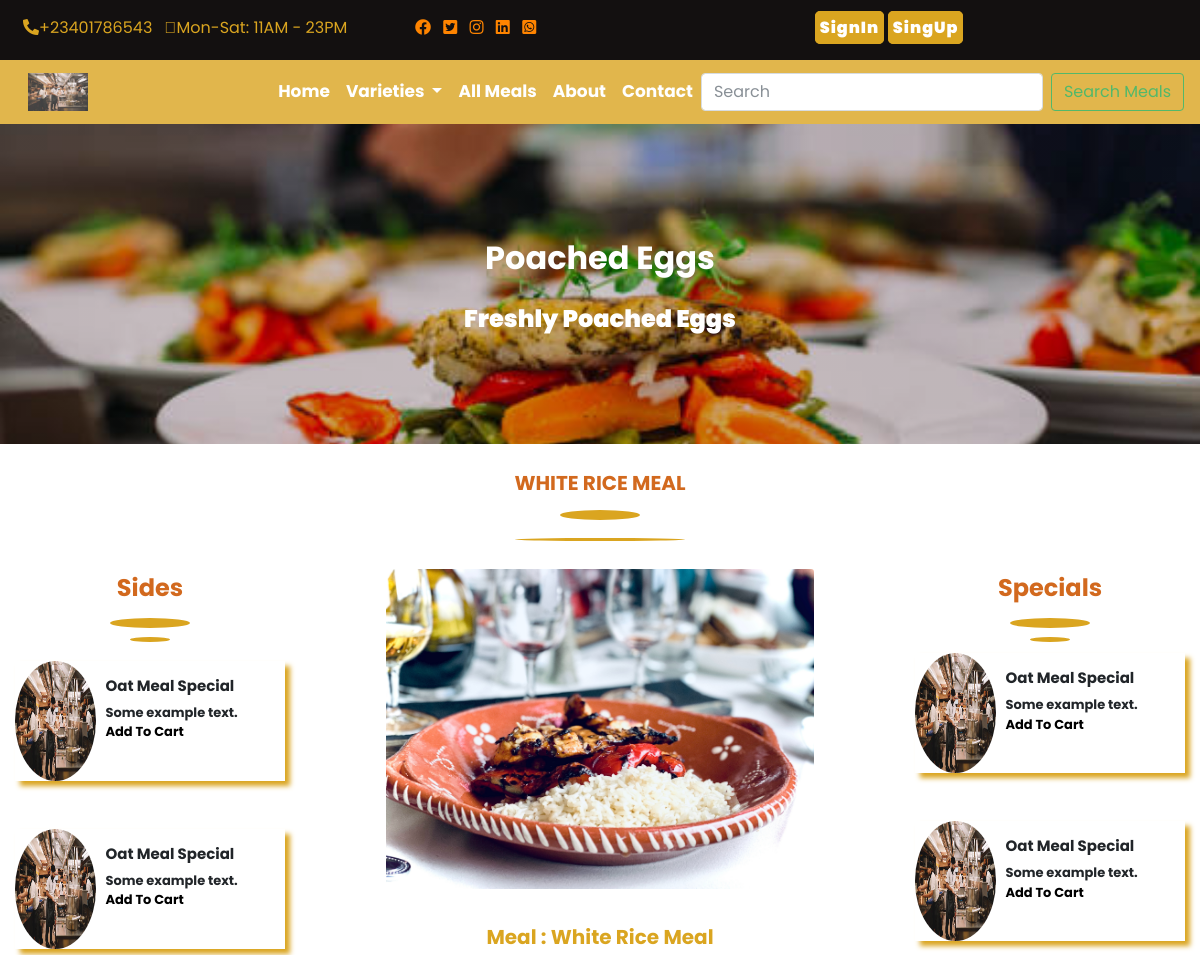
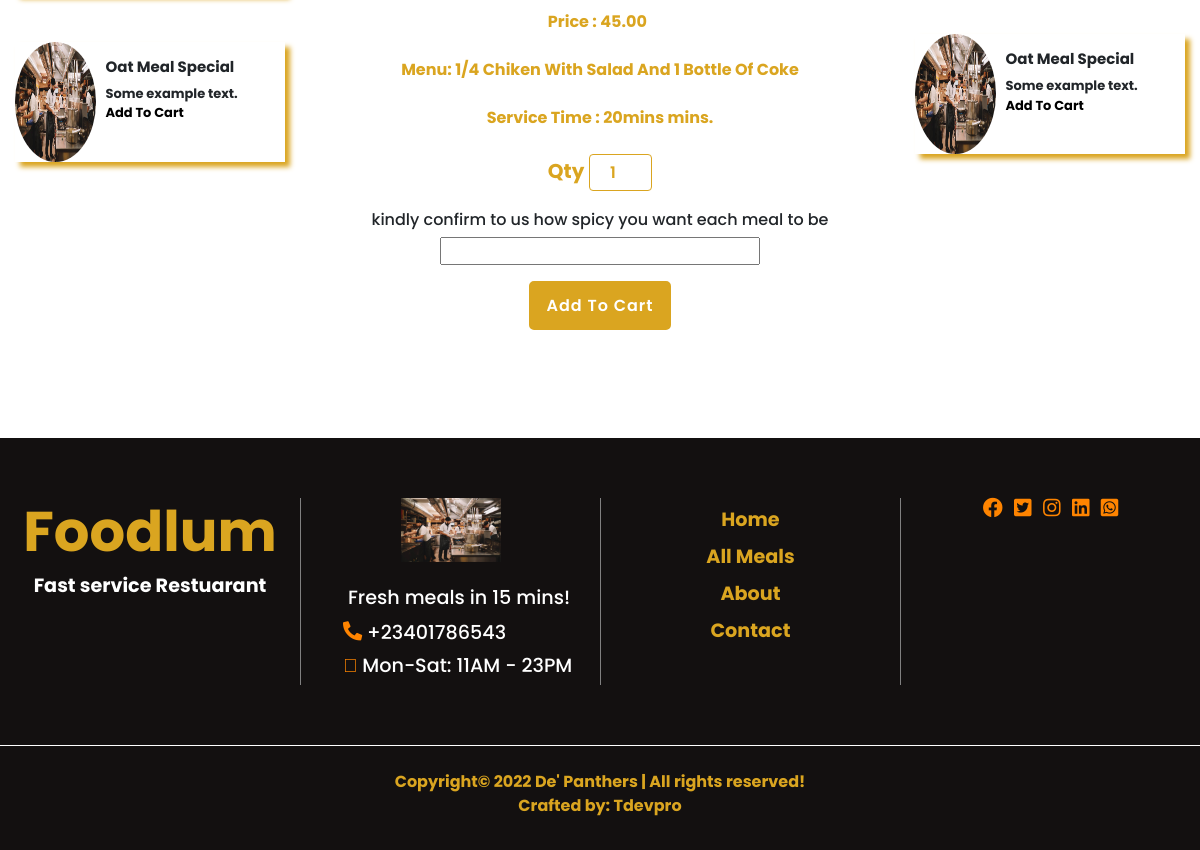
Screenshot of /meal/1/white-rice-meal with the database file from the repository (2 pictures, top to bottom).
### foodie/models.py (models this page shows, shortened)
class Meal(models.Model):
    variety = models.ForeignKey(Variety, on_delete=models.CASCADE)
    meal = models.CharField(max_length=100)
    slug = models.SlugField(unique=True, null=False)
    menu = models.TextField()
    image = models.ImageField(upload_to= 'meal', default= 'meal.jpg', blank=True, null=True)
    time = models.CharField(max_length=50)
    price = models.IntegerField()
    discount = models.FloatField(blank=True, null=True)
    min_order  = models.IntegerField(default=1)
    max_order  = models.IntegerField(default=20)
    breakfast = models.BooleanField()
    lunch = models.BooleanField()
    dinner = models.BooleanField()
    display = models.BooleanField()
    created = models.DateTimeField(auto_now_add=True)
    updated = models.DateTimeField(auto_now=True)
    class Meta:
        db_table = 'meal'
        managed = True
        verbose_name = 'Meal'
        verbose_name_plural = 'Meals'

### foodie/views.py (the view)
# urls.py: path('meal/<str:id>/<slug:slug>', views.meal, name='meal'),
def meal(request, id, slug):
    meal = Meal.objects.get(pk=id)
    context = {
        'meal':meal,
    }
    return render(request, 'meal.html', context)

### foodie/context_processor.py (called while the page is built)
def dropdown(request):
    varieties = Variety.objects.all()
    context ={
        'varieties':varieties,
    }
    return context

def cartread(request):
    cart = ShopCart.objects.filter(user__username= request.user.username,item_paid=False)
    cartcount = 0
    for item in cart:
        cartcount += item.quantity
    context = {
        'cartcount':cartcount,
    }
    return context

### foodie/templatetags/sample_tags.py (called while the page is built)
@register.simple_tag
def intralink(link, section):
    return reverse(link) + '#' + section

### foodie/templates/meal.html (shortened to what this page needs)
{% extends 'base.html' %}
{% load static %}
{% load humanize %}
{% block header %} {% include "header.html" %} {% endblock header %}
{% block banner %} {% include "banner2.html" %} {% endblock banner %}
{% block content %}
  <div class="container-fluid mt-4 mb-5">
    <h1  class="subject">{{meal.meal| title}}</h1>
    <div class="row mt-5">
        <div class="col-12 col-sm-12 col-md-3 col-lg-3 w-25 mt-3 mb-3">
          <h4  class="newsubject">Sides</h4>
          <div class="siden mt-5 mb-5">
            <div class="new1">
              <img src="{% static '' %}img/logo.jpg" class="sideimg">
            </div>
            <div class="new2">
              <div class="pt-3 new">
                <h5>Oat Meal Special</h5>
                <p class="">Some example text. <br> <a href="">Add To Cart</a></p>
              </div>
            </div>
          </div>
          <div class="siden mb-5">
            <div class="new1">
              <img src="{% static '' %}img/logo.jpg" class="sideimg">
            </div>
            <div class="new2">
              <div class="pt-3 new">
                <h5>Oat Meal Special</h5>
                <p class="">Some example text. <br> <a href="">Add To Cart</a></p>
              </div>
            </div>
          </div>
          <div class="siden mb-5">
            <div class="new1">
              <img src="{% static '' %}img/logo.jpg" class="sideimg">
            </div>
            <div class="new2">
              <div class="pt-3 new">
                <h5>Oat Meal Special</h5>
                <p class="">Some example text. <br> <a href="">Add To Cart</a></p>
              </div>
            </div>
          </div>
        </div>
        <div class="col-12 col-sm-12 col-md-6 col-lg-6 w-50 mt-3 mb-3">
          <div class="card w-100 mdetail">
            <img src="{{meal.image.url}}" class="card-img-top w-75 mx-auto mb-3">
            <div class="card-body text-center mb-4">
              <h5 class="card-title mb-3 font-weight-bolder meall">Meal : {{meal.meal| title}}</h5>
              <p class="card-text mb-4 price">Price :
                {% if meal.discount %}
                  <del>{{meal.price|floatformat:2|intcomma}}</del>
                  <span>{{meal.discount|floatformat:2|intcomma}}</span>
                {% else %}
                  <span>{{meal.price|floatformat:2|intcomma}}</span>
                {% endif %}
              </p>
              <p class="card-text mb-4 menuu">Menu: {{meal.menu|title}}</p>
              <p class="card-text mb-4 service">Service Time : {{meal.time}} mins.</p>
              <form action="{% url 'addtocart' %}" method="POST" class="">
                  <div class="mx-auto quantqty">
                    <label class="qty">Qty</label>
                    <input  type="number" name="quantity" value="1" min="{{meal.min_order}}" max="{{meal.max_order}}" class="quant" id="exampleInputText1" aria-describedby="textHelp">
                  </div>
                  <div class="more">
                    <h6>kindly confirm to us how spicy you want each meal to be</h6>
                    <input  type="text" name="how_spicey"  id="exampleInputText1" aria-describedby="textHelp">
                  </div>
                  <button type="submit" class="btn mybtn">Add To Cart</button>
              </form>
            </div>
          </div>
        </div>
        <div class="col-12 col-sm-12 col-md-3 col-lg-3 w-25 mt-3">
          <h4  class="newsubject">Specials</h4>
          <div class="siden mb-5">
            <div class="new1">
              <img src="{% static '' %}img/logo.jpg" class="sideimg">
            </div>
            <div class="new2">
              <div class="pt-3 new">
                <h5>Oat Meal Special</h5>
                <p class="">Some example text. <br> <a href="">Add To Cart</a></p>
              </div>
            </div>
          </div>
          <div class="siden mb-5">
            <div class="new1">
              <img src="{% static '' %}img/logo.jpg" class="sideimg">
            </div>
            <div class="new2">
              <div class="pt-3 new">
                <h5>Oat Meal Special</h5>
                <p class="">Some example text. <br> <a href="">Add To Cart</a></p>
              </div>
            </div>
          </div>
          <div class="siden mb-5">
            <div class="new1">
              <img src="{% static '' %}img/logo.jpg" class="sideimg">
            </div>
            <div class="new2">
              <div class="pt-3 new">
                <h5>Oat Meal Special</h5>
                <p class="">Some example text. <br> <a href="">Add To Cart</a></p>
              </div>
            </div>
          </div>
        </div>
    </div>
  </div>
{% endblock content %}
{% block footer %} {% include "footer.html" %}{% endblock footer %}

### foodie/static/css/style.css (style rules this page uses)
* { margin: 0; padding: 0; box-sizing: border-box; }
body { font-family: 'Poppins', sans-serif; }
.subject { font-size: 20px; color: chocolate; font-weight: bolder; text-align: center; text-transform: uppercase; }
.subject::before { content: ''; display: block; background: goldenrod; height: 3px; width: 170px; margin-left: auto; margin-right: auto; transform: translateY(70px); border-radius: 100%; }
.subject::after { content: ''; display: block; background: goldenrod; height: 10px; width: 80px; margin-left: auto; margin-right: auto; border-radius: 100%; transform: translateY(15px); }
.mybtn { border: 2px solid goldenrod; border-radius: 5px; padding: 2% 3%; margin-top: 3%; color: white; font-weight: 600; letter-spacing: 1px; outline: none; background: goldenrod !important; }
.card img { height: 40vh; }
.mdetail { border: none !important; }
.meall { color: goldenrod; font-weight: bold; }
.price { color: goldenrod; font-weight: bold; margin-right: 1%; }
.price span { color: goldenrod; }
.service { color: goldenrod; font-weight: bold; }
.menuu { color: goldenrod; font-weight: bold; }
.quantqty { margin-top: 1em; margin-bottom: 1em; }
.qty { color: goldenrod; font-size: 20px; font-weight: 700; }
.quant { border: 1px solid goldenrod; text-align: center; border-radius: 4px; width: 12%; height: 37.3px; color: goldenrod; font-weight: 600; outline: none; }
.siden { display: flex; box-shadow: 5px 5px 5px goldenrod; }
.siden .new1 { flex-basis: 30%; }
.siden .new2 { flex-basis: 70%; }
.siden .new { margin-left: 5%; }
.siden h5 { font-size: 15px; font-weight: bold; transition: transform .5s; }
.siden p { font-size: 13px; font-weight: bold; transition: transform .5s; }
.siden p a { text-decoration: none; color: black; }
.sideimg { width: 100%; height: 15vh; border-radius: 100%; }
.newsubject { color: chocolate; font-weight: bolder; text-align: center; text-transform: capitalize; }
.newsubject::before { content: ''; display: block; background: goldenrod; height: 5px; width: 40px; margin-left: auto; margin-right: auto; transform: translateY(68px); border-radius: 100%; }
.newsubject::after { content: ''; display: block; background: goldenrod; height: 10px; width: 80px; margin-left: auto; margin-right: auto; margin-bottom: 15%; border-radius: 100%; transform: translateY(15px); }
h5 { font-weight: bold; }

### rows the page displays
Meal: meal "WHITE RICE MEAL", image (picture), meal "White Rice Meal", price "45.00", menu "1/4 Chiken With Salad And 1 Bottle Of Coke", time "20mins", quantity "1"
